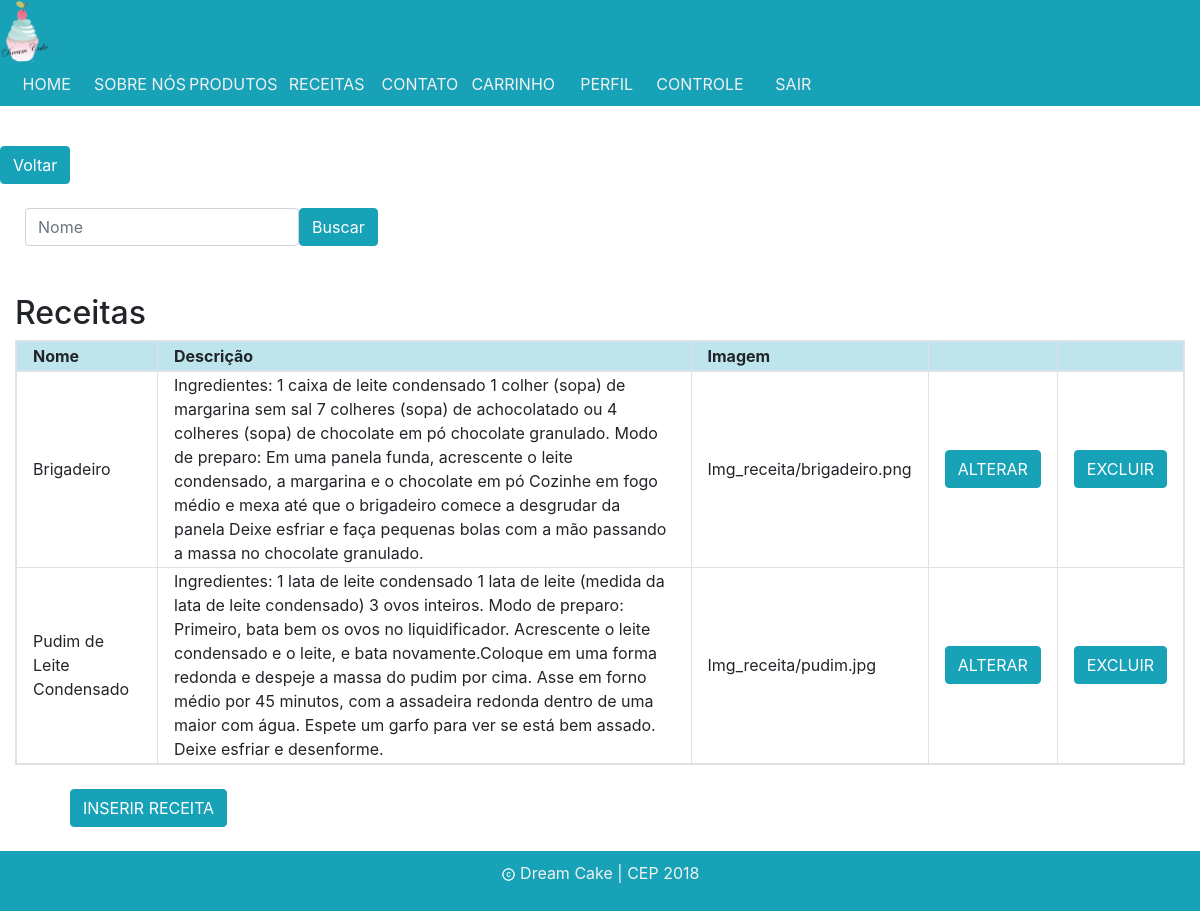
Page /Bootstrap/controle_adm_receita.php on the committed database.
### tables this page shows
CREATE TABLE `receita` (
  `cod` int(5) NOT NULL,
  `nome` varchar(30) NOT NULL,
  `descricao` text NOT NULL,
  `foto` varchar(200) DEFAULT NULL
);

### Bootstrap/controle_adm_receita.php (the view, shortened to what this page needs)
<?php
    include("conexao.php");
	$query = mysqli_query($conexao, "SELECT * FROM receita");
?>
<!doctype html>
<html lang="pt-br">
    <head>
        <link rel="stylesheet" href="css/normalize.css">
		<link rel="stylesheet" href="css/estiloscarro.css?version=3">
		<link rel="stylesheet" href="css/bootstrap.css">
    </head>
    <body>
    <nav>
        <img class="logo" src="img/Logo.png" alt="Logo">
        <ul>
            <li><a href="Site_logado.php">HOME</a></li>
            <li><a href="Site_logado.php#sobrenos">SOBRE NÓS</a></li>
            <li><a href="Site_logado.php#produtos">PRODUTOS</a></li>
            <li><a href="Receitas_logado.php">RECEITAS</a></li>
            <li><a href="Site_logado.php#contato">CONTATO</a></li>
            <li><a href="carrinho.php">CARRINHO</a></li>
            <li><a href="cliente.php">PERFIL</a></li>
			<li><a href="controle_adm.php">CONTROLE</a></li>
            <li><a href="sair_login.php">SAIR</a></li>
        </ul>
    </nav>
        <br/>
		<a href = "controle_adm.php" class="btn btn-info" role="button">Voltar</a>
		<br/> <br/>
		<div class="busca">
        <form class="form-inline" action="buscar_receita.php" method="POST">
    			<input class="form-control" name="nome" type="text" placeholder="Nome">
    			<button class="btn btn-info" type="submit" name="buscar"  >Buscar</button>
  		</form>
		</div>
		<br/> <br/>
       <div class="container-fluid">
          <h2>Receitas</h2>
          <table class="table-responsive table-bordered table-hover">
            <thead>
              <tr class="table-info">
                <th><b>Nome</b></th>
                <th><b>Descrição</b></th>
				<th><b>Imagem</b></th>
				<th> </th>
				<th> </th>
              </tr>
            </thead>
			<?php
			while($exibir = mysqli_fetch_assoc($query))
			{
			    $cod = $exibir['cod'];
				echo "<tr>";
				echo "<td>".$exibir['nome']."</td>";
				echo "<td>".$exibir['descricao']."</td>";
				echo "<td>".$exibir['foto']."</td>";
				echo "<td> <a href = 'alterar_receita.php?cod=".$cod."' class='btn btn-info'>ALTERAR</a> </td>";
				echo "<td> <a href = 'excluir_receita.php?cod=".$cod."' class='btn btn-info'>EXCLUIR</a> </td>";
				echo "</tr>";
			}
			 ?>
          </table>
        </div>
		<br/>
		<div class="inserir">
		    <a href= "Inserir Receitas.php" class="btn btn-info" role="button">INSERIR RECEITA</a>
		</div>
		<br/>
		<footer>
			<p> <img src="img/c1.png" style="width: 15px">
			Dream Cake | CEP 2018
			</p>
        </footer>
    </body>
</html>

### rows in the picture
receita: nome "Brigadeiro", descricao "Ingredientes: 1 caixa de leite condensado 1 colher (sopa) de margarina sem sal 7 colheres (sopa) de achocolatado ou 4 colheres (sopa) de chocolate em pó chocolate granulado. Modo de preparo: Em uma panela funda, acrescente o leite condensado, a margarina e o chocolate em pó Cozinhe em fogo médio e mexa até que o brigadeiro comece a desgrudar da panela Deixe esfriar e faça pequenas bolas com a mão passando a massa no chocolate granulado.", foto "Img_receita/brigadeiro.png"
receita: nome "Pudim de Leite Condensado", descricao "Ingredientes: 1 lata de leite condensado 1 lata de leite (medida da lata de leite condensado) 3 ovos inteiros. Modo de preparo: Primeiro, bata bem os ovos no liquidificador. Acrescente o leite condensado e o leite, e bata novamente.Coloque em uma forma redonda e despeje a massa do pudim por cima. Asse em forno médio por 45 minutos, com a assadeira redonda dentro de uma maior com água. Espete um garfo para ver se está bem assado. Deixe esfriar e desenforme.", foto "Img_receita/pudim.jpg"
